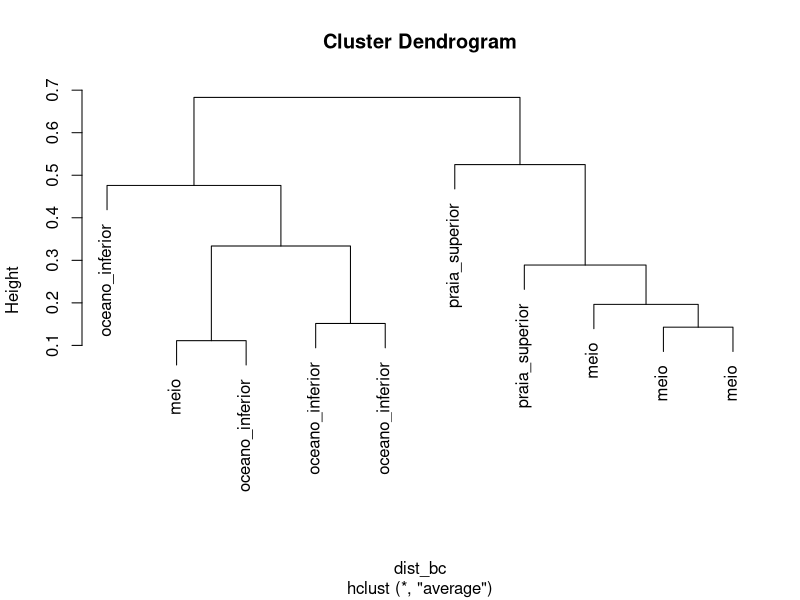

Here is the R script that generated this plot:
library(vegan)

df <- read.csv("ouriquinho.csv")
df$FatorCombinado <- interaction(df$estrato, df$ponto, sep = "_")

comm <- df[, c("satelite", "ourico", "pepino", "ofiuridio")]

# remover amostras sem organismos
comm2 <- comm[rowSums(comm) > 0, ]
estrato2 <- df$estrato[rowSums(comm) > 0]

# distância e clustering
dist_bc <- vegdist(comm2, method = "bray")
clust <- hclust(dist_bc, method = "average")

plot(clust, labels = estrato2)


adonis2(dist_bc ~ estrato2)
anosim(dist_bc, estrato2)

anosim_interacao <- anosim(dist_bc, df$FatorCombinado[rowSums(comm) > 0], permutations = 9999)
anosim_interacao
